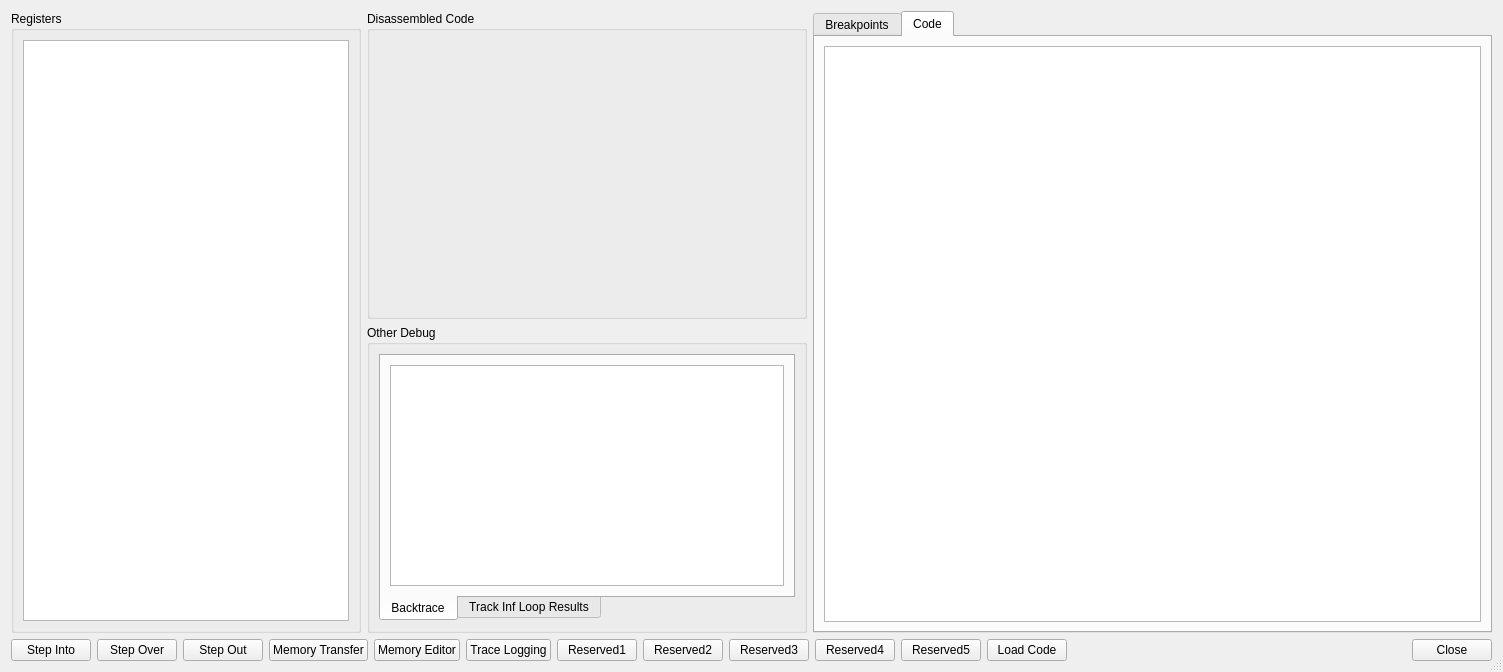
<?xml version="1.0" encoding="UTF-8"?>
<ui version="4.0">
 <class>UIDebugCPU</class>
 <widget class="QDialog" name="UIDebugCPU">
  <property name="geometry">
   <rect>
    <x>0</x>
    <y>0</y>
    <width>1503</width>
    <height>672</height>
   </rect>
  </property>
  <property name="windowTitle">
   <string>Debug CPU</string>
  </property>
  <property name="sizeGripEnabled">
   <bool>true</bool>
  </property>
  <layout class="QVBoxLayout" name="verticalLayout_13">
   <item>
    <layout class="QHBoxLayout" name="horizontalLayout_6">
     <item>
      <widget class="QGroupBox" name="gbRegisters">
       <property name="sizePolicy">
        <sizepolicy hsizetype="Preferred" vsizetype="Preferred">
         <horstretch>0</horstretch>
         <verstretch>0</verstretch>
        </sizepolicy>
       </property>
       <property name="maximumSize">
        <size>
         <width>350</width>
         <height>16777215</height>
        </size>
       </property>
       <property name="title">
        <string>Registers</string>
       </property>
       <layout class="QVBoxLayout" name="verticalLayout_10">
        <item>
         <widget class="QListWidget" name="lwRegisters">
          <property name="sizePolicy">
           <sizepolicy hsizetype="Expanding" vsizetype="Expanding">
            <horstretch>0</horstretch>
            <verstretch>0</verstretch>
           </sizepolicy>
          </property>
          <property name="minimumSize">
           <size>
            <width>120</width>
            <height>0</height>
           </size>
          </property>
          <property name="font">
           <font>
            <family>Courier New</family>
           </font>
          </property>
         </widget>
        </item>
       </layout>
      </widget>
     </item>
     <item>
      <layout class="QVBoxLayout" name="verticalLayout_12">
       <item>
        <widget class="QGroupBox" name="gbDisassembledCode">
         <property name="title">
          <string>Disassembled Code</string>
         </property>
         <layout class="QVBoxLayout" name="verticalLayout_11">
          <item>
           <widget class="UIDisasm" name="lwDisassembledCode" native="true">
            <property name="minimumSize">
             <size>
              <width>416</width>
              <height>0</height>
             </size>
            </property>
            <property name="font">
             <font>
              <family>Courier New</family>
              <pointsize>9</pointsize>
             </font>
            </property>
           </widget>
          </item>
         </layout>
        </widget>
       </item>
       <item>
        <widget class="QGroupBox" name="gbBackTrace">
         <property name="sizePolicy">
          <sizepolicy hsizetype="Preferred" vsizetype="Minimum">
           <horstretch>0</horstretch>
           <verstretch>0</verstretch>
          </sizepolicy>
         </property>
         <property name="title">
          <string>Other Debug</string>
         </property>
         <layout class="QHBoxLayout" name="horizontalLayout_8">
          <item>
           <widget class="QTabWidget" name="tabOtherDebug">
            <property name="sizePolicy">
             <sizepolicy hsizetype="Preferred" vsizetype="Minimum">
              <horstretch>0</horstretch>
              <verstretch>0</verstretch>
             </sizepolicy>
            </property>
            <property name="tabPosition">
             <enum>QTabWidget::South</enum>
            </property>
            <property name="tabShape">
             <enum>QTabWidget::Rounded</enum>
            </property>
            <property name="currentIndex">
             <number>0</number>
            </property>
            <property name="tabsClosable">
             <bool>false</bool>
            </property>
            <widget class="QWidget" name="tab_3">
             <attribute name="title">
              <string>Backtrace</string>
             </attribute>
             <layout class="QVBoxLayout" name="verticalLayout_14">
              <item>
               <widget class="QListWidget" name="lwBackTrace">
                <property name="sizePolicy">
                 <sizepolicy hsizetype="Preferred" vsizetype="Minimum">
                  <horstretch>0</horstretch>
                  <verstretch>0</verstretch>
                 </sizepolicy>
                </property>
                <property name="font">
                 <font>
                  <family>Courier New</family>
                 </font>
                </property>
               </widget>
              </item>
             </layout>
            </widget>
            <widget class="QWidget" name="tab_4">
             <attribute name="title">
              <string>Track Inf Loop Results</string>
             </attribute>
             <layout class="QVBoxLayout" name="verticalLayout_15">
              <item>
               <widget class="QTableWidget" name="twTrackInfLoop">
                <property name="sizePolicy">
                 <sizepolicy hsizetype="Preferred" vsizetype="Minimum">
                  <horstretch>0</horstretch>
                  <verstretch>0</verstretch>
                 </sizepolicy>
                </property>
                <property name="editTriggers">
                 <set>QAbstractItemView::NoEditTriggers</set>
                </property>
                <property name="showDropIndicator" stdset="0">
                 <bool>false</bool>
                </property>
                <property name="dragDropOverwriteMode">
                 <bool>false</bool>
                </property>
                <column>
                 <property name="text">
                  <string>Address</string>
                 </property>
                </column>
                <column>
                 <property name="text">
                  <string>Count</string>
                 </property>
                </column>
               </widget>
              </item>
             </layout>
            </widget>
           </widget>
          </item>
         </layout>
        </widget>
       </item>
      </layout>
     </item>
     <item>
      <widget class="QTabWidget" name="codeTab">
       <property name="sizePolicy">
        <sizepolicy hsizetype="Expanding" vsizetype="Expanding">
         <horstretch>0</horstretch>
         <verstretch>0</verstretch>
        </sizepolicy>
       </property>
       <property name="currentIndex">
        <number>1</number>
       </property>
       <property name="movable">
        <bool>true</bool>
       </property>
       <property name="tabBarAutoHide">
        <bool>true</bool>
       </property>
       <widget class="QWidget" name="">
        <attribute name="title">
         <string>Breakpoints</string>
        </attribute>
        <layout class="QVBoxLayout" name="verticalLayout_16">
         <item>
          <layout class="QVBoxLayout" name="verticalLayout_9">
           <item>
            <widget class="QGroupBox" name="gbCodeBreakpoints">
             <property name="sizePolicy">
              <sizepolicy hsizetype="Preferred" vsizetype="Preferred">
               <horstretch>0</horstretch>
               <verstretch>0</verstretch>
              </sizepolicy>
             </property>
             <property name="title">
              <string>Code Breakpoints</string>
             </property>
             <layout class="QVBoxLayout" name="verticalLayout_5">
              <item>
               <layout class="QHBoxLayout" name="horizontalLayout_2">
                <item>
                 <layout class="QVBoxLayout" name="verticalLayout_2">
                  <item>
                   <layout class="QHBoxLayout" name="horizontalLayout">
                    <item>
                     <widget class="QLineEdit" name="leCodeBreakpoint">
                      <property name="sizePolicy">
                       <sizepolicy hsizetype="Expanding" vsizetype="Fixed">
                        <horstretch>0</horstretch>
                        <verstretch>0</verstretch>
                       </sizepolicy>
                      </property>
                      <property name="inputMask">
                       <string/>
                      </property>
                     </widget>
                    </item>
                    <item>
                     <spacer name="horizontalSpacer">
                      <property name="orientation">
                       <enum>Qt::Horizontal</enum>
                      </property>
                      <property name="sizeHint" stdset="0">
                       <size>
                        <width>40</width>
                        <height>20</height>
                       </size>
                      </property>
                     </spacer>
                    </item>
                   </layout>
                  </item>
                  <item>
                   <widget class="QListWidget" name="lwCodeBreakpoints">
                    <property name="sizePolicy">
                     <sizepolicy hsizetype="Expanding" vsizetype="Expanding">
                      <horstretch>0</horstretch>
                      <verstretch>0</verstretch>
                     </sizepolicy>
                    </property>
                   </widget>
                  </item>
                 </layout>
                </item>
                <item>
                 <layout class="QVBoxLayout" name="verticalLayout">
                  <item>
                   <widget class="QPushButton" name="pbAddCodeBreakpoint">
                    <property name="sizePolicy">
                     <sizepolicy hsizetype="Minimum" vsizetype="Fixed">
                      <horstretch>0</horstretch>
                      <verstretch>0</verstretch>
                     </sizepolicy>
                    </property>
                    <property name="text">
                     <string>Add</string>
                    </property>
                   </widget>
                  </item>
                  <item>
                   <widget class="QPushButton" name="pbDelCodeBreakpoint">
                    <property name="text">
                     <string>Del</string>
                    </property>
                   </widget>
                  </item>
                  <item>
                   <spacer name="verticalSpacer_4">
                    <property name="orientation">
                     <enum>Qt::Vertical</enum>
                    </property>
                    <property name="sizeType">
                     <enum>QSizePolicy::Expanding</enum>
                    </property>
                    <property name="sizeHint" stdset="0">
                     <size>
                      <width>20</width>
                      <height>40</height>
                     </size>
                    </property>
                   </spacer>
                  </item>
                 </layout>
                </item>
               </layout>
              </item>
             </layout>
            </widget>
           </item>
           <item>
            <widget class="QGroupBox" name="gbMemoryBreakpoints">
             <property name="sizePolicy">
              <sizepolicy hsizetype="Preferred" vsizetype="Preferred">
               <horstretch>0</horstretch>
               <verstretch>0</verstretch>
              </sizepolicy>
             </property>
             <property name="title">
              <string>Memory Breakpoints</string>
             </property>
             <layout class="QVBoxLayout" name="verticalLayout_8">
              <item>
               <layout class="QHBoxLayout" name="horizontalLayout_4">
                <item>
                 <layout class="QVBoxLayout" name="verticalLayout_4">
                  <item>
                   <layout class="QHBoxLayout" name="horizontalLayout_3">
                    <item>
                     <widget class="QLineEdit" name="leMemoryBreakpoint">
                      <property name="inputMask">
                       <string/>
                      </property>
                     </widget>
                    </item>
                    <item>
                     <spacer name="horizontalSpacer_2">
                      <property name="orientation">
                       <enum>Qt::Horizontal</enum>
                      </property>
                      <property name="sizeHint" stdset="0">
                       <size>
                        <width>40</width>
                        <height>20</height>
                       </size>
                      </property>
                     </spacer>
                    </item>
                   </layout>
                  </item>
                  <item>
                   <widget class="QListWidget" name="lwMemoryBreakpoints">
                    <property name="sizePolicy">
                     <sizepolicy hsizetype="Expanding" vsizetype="Expanding">
                      <horstretch>0</horstretch>
                      <verstretch>0</verstretch>
                     </sizepolicy>
                    </property>
                   </widget>
                  </item>
                 </layout>
                </item>
                <item>
                 <layout class="QVBoxLayout" name="verticalLayout_3">
                  <item>
                   <widget class="QPushButton" name="pbAddMemoryBreakpoint">
                    <property name="text">
                     <string>Add</string>
                    </property>
                   </widget>
                  </item>
                  <item>
                   <widget class="QPushButton" name="pbDelMemoryBreakpoint">
                    <property name="text">
                     <string>Del</string>
                    </property>
                   </widget>
                  </item>
                  <item>
                   <spacer name="verticalSpacer">
                    <property name="orientation">
                     <enum>Qt::Vertical</enum>
                    </property>
                    <property name="sizeType">
                     <enum>QSizePolicy::Expanding</enum>
                    </property>
                    <property name="sizeHint" stdset="0">
                     <size>
                      <width>20</width>
                      <height>40</height>
                     </size>
                    </property>
                   </spacer>
                  </item>
                 </layout>
                </item>
               </layout>
              </item>
              <item>
               <layout class="QHBoxLayout" name="horizontalLayout_5">
                <item>
                 <layout class="QVBoxLayout" name="verticalLayout_7">
                  <item>
                   <widget class="QCheckBox" name="cbRead">
                    <property name="text">
                     <string>Read</string>
                    </property>
                    <property name="checked">
                     <bool>true</bool>
                    </property>
                   </widget>
                  </item>
                  <item>
                   <spacer name="verticalSpacer_2">
                    <property name="orientation">
                     <enum>Qt::Vertical</enum>
                    </property>
                    <property name="sizeHint" stdset="0">
                     <size>
                      <width>20</width>
                      <height>40</height>
                     </size>
                    </property>
                   </spacer>
                  </item>
                  <item>
                   <widget class="QCheckBox" name="cbWrite">
                    <property name="text">
                     <string>Write</string>
                    </property>
                   </widget>
                  </item>
                  <item>
                   <spacer name="verticalSpacer_3">
                    <property name="orientation">
                     <enum>Qt::Vertical</enum>
                    </property>
                    <property name="sizeHint" stdset="0">
                     <size>
                      <width>20</width>
                      <height>40</height>
                     </size>
                    </property>
                   </spacer>
                  </item>
                 </layout>
                </item>
                <item>
                 <layout class="QVBoxLayout" name="verticalLayout_6">
                  <item>
                   <widget class="QCheckBox" name="cbReadByte">
                    <property name="enabled">
                     <bool>true</bool>
                    </property>
                    <property name="text">
                     <string>Byte</string>
                    </property>
                    <property name="checkable">
                     <bool>true</bool>
                    </property>
                    <property name="checked">
                     <bool>true</bool>
                    </property>
                   </widget>
                  </item>
                  <item>
                   <widget class="QCheckBox" name="cbReadWord">
                    <property name="enabled">
                     <bool>true</bool>
                    </property>
                    <property name="text">
                     <string>Word</string>
                    </property>
                    <property name="checked">
                     <bool>false</bool>
                    </property>
                   </widget>
                  </item>
                  <item>
                   <widget class="QCheckBox" name="cbReadLong">
                    <property name="enabled">
                     <bool>true</bool>
                    </property>
                    <property name="text">
                     <string>Long</string>
                    </property>
                   </widget>
                  </item>
                  <item>
                   <widget class="QCheckBox" name="cbWriteByte">
                    <property name="enabled">
                     <bool>false</bool>
                    </property>
                    <property name="text">
                     <string>Byte</string>
                    </property>
                   </widget>
                  </item>
                  <item>
                   <widget class="QCheckBox" name="cbWriteWord">
                    <property name="enabled">
                     <bool>false</bool>
                    </property>
                    <property name="text">
                     <string>Word</string>
                    </property>
                   </widget>
                  </item>
                  <item>
                   <widget class="QCheckBox" name="cbWriteLong">
                    <property name="enabled">
                     <bool>false</bool>
                    </property>
                    <property name="text">
                     <string>Long</string>
                    </property>
                   </widget>
                  </item>
                 </layout>
                </item>
               </layout>
              </item>
             </layout>
            </widget>
           </item>
          </layout>
         </item>
        </layout>
       </widget>
       <widget class="QWidget" name="codePanel">
        <attribute name="title">
         <string>Code</string>
        </attribute>
        <layout class="QVBoxLayout" name="verticalLayout_17">
         <item>
          <widget class="QTextBrowser" name="codeBrowser">
           <property name="lineWrapMode">
            <enum>QTextEdit::NoWrap</enum>
           </property>
           <property name="openLinks">
            <bool>false</bool>
           </property>
          </widget>
         </item>
        </layout>
       </widget>
      </widget>
     </item>
    </layout>
   </item>
   <item>
    <layout class="QHBoxLayout" name="horizontalLayout_7">
     <item>
      <widget class="QPushButton" name="pbStepInto">
       <property name="text">
        <string>Step Into</string>
       </property>
      </widget>
     </item>
     <item>
      <widget class="QPushButton" name="pbStepOver">
       <property name="text">
        <string>Step Over</string>
       </property>
      </widget>
     </item>
     <item>
      <widget class="QPushButton" name="pbStepOut">
       <property name="text">
        <string>Step Out</string>
       </property>
      </widget>
     </item>
     <item>
      <widget class="QPushButton" name="pbMemoryTransfer">
       <property name="text">
        <string>Memory Transfer</string>
       </property>
      </widget>
     </item>
     <item>
      <widget class="QPushButton" name="pbMemoryEditor">
       <property name="text">
        <string>Memory Editor</string>
       </property>
      </widget>
     </item>
     <item>
       <widget class="QPushButton" name="pbTraceLogging">
         <property name="text">
           <string>Trace Logging</string>
         </property>
       </widget>
     </item>
     <item>
      <widget class="QPushButton" name="pbReserved1">
       <property name="text">
        <string>Reserved1</string>
       </property>
      </widget>
     </item>
     <item>
      <widget class="QPushButton" name="pbReserved2">
       <property name="text">
        <string>Reserved2</string>
       </property>
      </widget>
     </item>
     <item>
      <widget class="QPushButton" name="pbReserved3">
       <property name="text">
        <string>Reserved3</string>
       </property>
      </widget>
     </item>
     <item>
      <widget class="QPushButton" name="pbReserved4">
       <property name="text">
        <string>Reserved4</string>
       </property>
      </widget>
     </item>
     <item>
      <widget class="QPushButton" name="pbReserved5">
       <property name="text">
        <string>Reserved5</string>
       </property>
      </widget>
     </item>
     <item>
      <widget class="QPushButton" name="pbLoadCode">
       <property name="text">
        <string>Load Code</string>
       </property>
      </widget>
     </item>
     <item>
      <spacer name="horizontalSpacer_3">
       <property name="orientation">
        <enum>Qt::Horizontal</enum>
       </property>
       <property name="sizeHint" stdset="0">
        <size>
         <width>40</width>
         <height>20</height>
        </size>
       </property>
      </spacer>
     </item>
     <item>
      <widget class="QDialogButtonBox" name="dbbButtons">
       <property name="standardButtons">
        <set>QDialogButtonBox::Close</set>
       </property>
      </widget>
     </item>
    </layout>
   </item>
  </layout>
 </widget>
 <customwidgets>
  <customwidget>
   <class>UIDisasm</class>
   <extends>QWidget</extends>
   <header>UIDisasm.h</header>
   <container>1</container>
  </customwidget>
 </customwidgets>
 <resources/>
 <connections>
  <connection>
   <sender>dbbButtons</sender>
   <signal>rejected()</signal>
   <receiver>UIDebugCPU</receiver>
   <slot>reject()</slot>
   <hints>
    <hint type="sourcelabel">
     <x>347</x>
     <y>321</y>
    </hint>
    <hint type="destinationlabel">
     <x>335</x>
     <y>376</y>
    </hint>
   </hints>
  </connection>
 </connections>
</ui>
